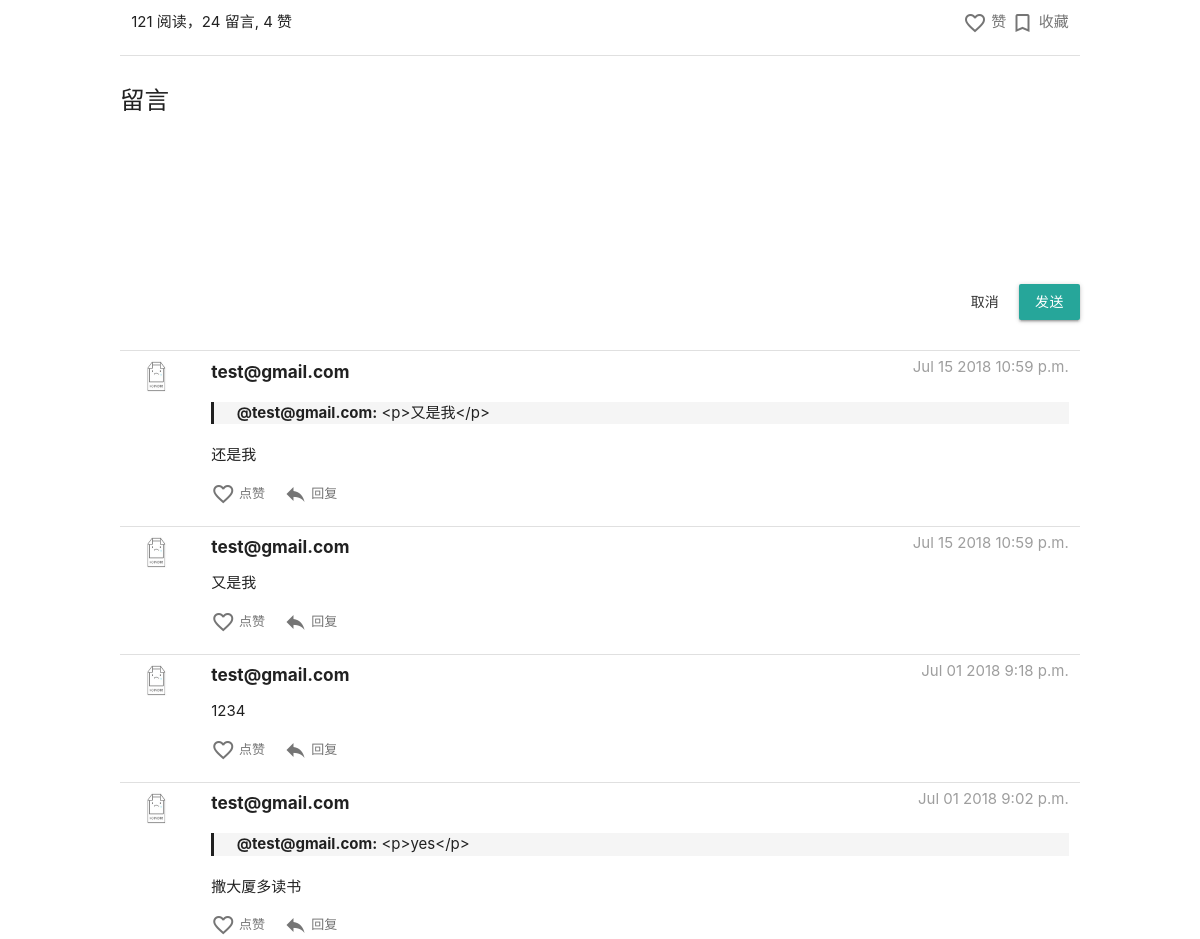
Before: /articles/san-da-li-you-jie-shi-yin-xing-gu-de-chun-tian-ke-neng-lai-liao/ (middle part) with the older database file.
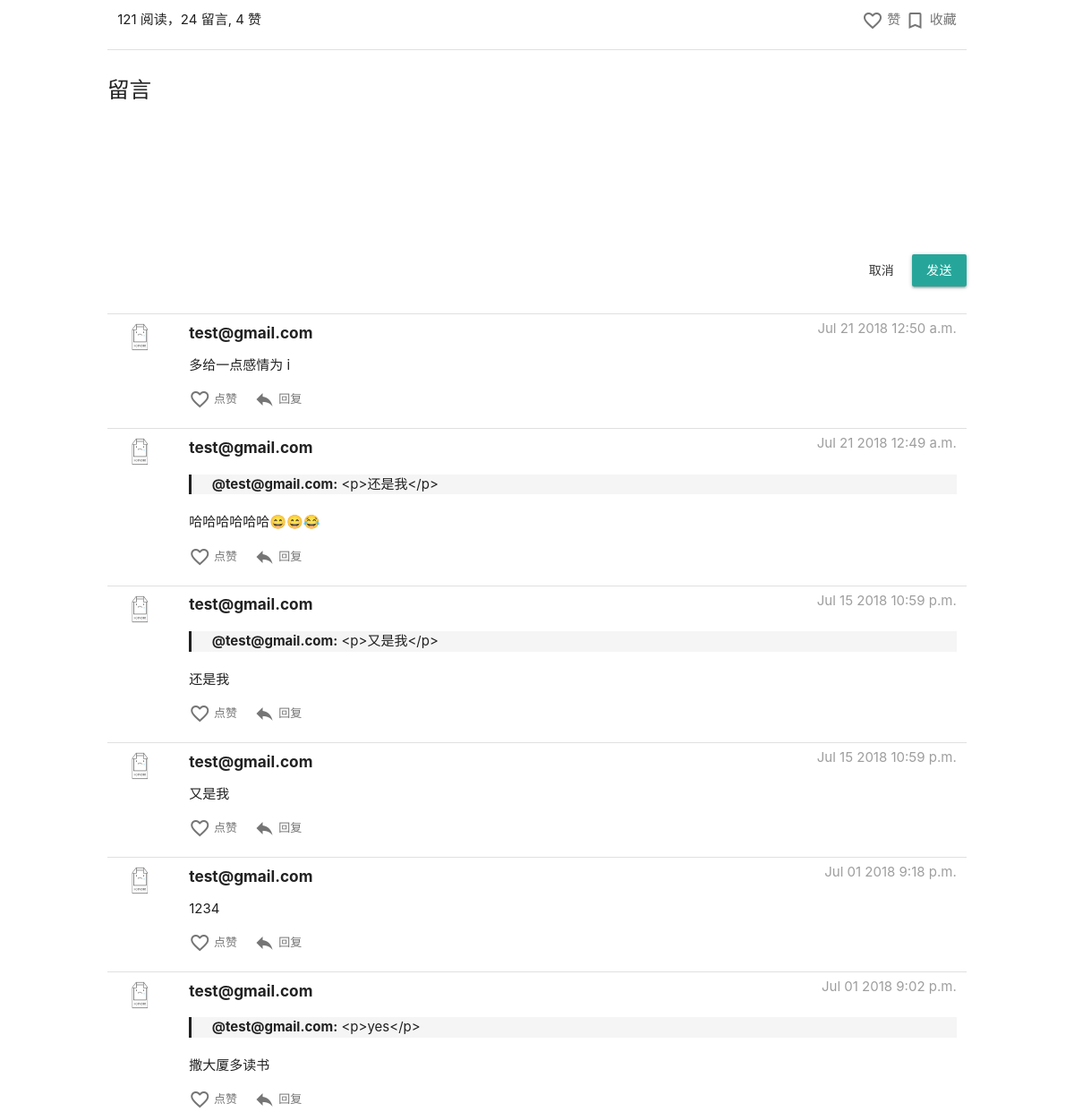
After: the same page with the newer database file.
### article/models.py (models this page shows, shortened)
class Comments(models.Model):
    profile = models.ForeignKey(BaseProfile, on_delete=models.CASCADE)
    article = models.ForeignKey(Article, on_delete=models.CASCADE)
    comment = models.TextField()
    parent_comment = models.ForeignKey('Comments', on_delete=models.SET_NULL, null=True, blank=True)
    comment_time = models.DateTimeField('time last modified', auto_now=True)
    liked = models.IntegerField(default=0)
    is_removed = models.BooleanField(default=False)

class BaseProfile(AbstractUser):
    mobile = models.CharField(max_length=30, blank=True)
    location = models.CharField(max_length=100, blank=True)
    headshot = models.ImageField(upload_to=get_user_profile_path, blank=True)
    time_registered = models.DateTimeField(auto_now_add=True)

### article/views/article_detail.py (the view)
# urls.py: path('articles/<slug:slug>/', ArticleDetailView.as_view(), name='article-detail'),
class ArticleDetailView(DetailView):
    model = Article
    template_name = 'article.html'
    def get_context_data(self, **kwargs):
        context = super().get_context_data(**kwargs)
        article = self.get_object()
        comments = article.comments_set.all().order_by('-comment_time')
        context['comments'] = comments
        return context

### templates/article.html (shortened to what this page needs)
{% extends 'base.html' %}
{% load static %}
{% block page_css %}
    <link href="https://cdn.quilljs.com/1.3.6/quill.snow.css" rel="stylesheet">
    <link href="https://cdn.quilljs.com/1.3.6/quill.bubble.css" rel="stylesheet">
    <link href="//netdna.bootstrapcdn.com/font-awesome/4.1.0/css/font-awesome.min.css" rel="stylesheet">
    <link href="{% static 'assets/css/article_detail.css' %}" rel="stylesheet">
{% endblock %}
{% block page_content %}
    <div class="container">
        <div class="row">
            <div class="col s6">
                <span> 121 阅读，24 留言, 4 赞 </span>
            </div>
            <div class="col s3 offset-s3 right-align">
                <a class="waves-effect waves-light grey-text text-darken-1"><i
                        class="material-icons like">favorite_border</i> 赞 </a>
                <a class="waves-effect waves-light grey-text text-darken-1"><i class="material-icons bookmark">bookmark_border</i>
                    收藏 </a>
            </div>
        </div>
        <div class="divider"></div>
        <div class="section">
            <h5>留言</h5>
            <div id="quill_editor" style="height: 150px; margin-bottom: 10px;"></div>
            <div class="right-align">
                <a class="waves-effect waves-teal btn-flat">取消</a>
                <button class="btn waves-effect waves-light comment_submit" type="submit" id="comment_submit">发送
                </button>
            </div>
        </div>
        {% include 'comments.html' %}
    </div>
{% endblock %}

### templates/base.html (shortened to what this page needs)
{% load static %}
<!DOCTYPE html>
<html lang="zh-cmn-Hans">
<head>
    <link rel="stylesheet" href="https://cdnjs.cloudflare.com/ajax/libs/materialize/1.0.0-beta/css/materialize.min.css">
    {% block page_css %}
    {% endblock %}
</head>
<body>
{% block page_content %}
{% endblock %}
</body>
</html>

### templates/comments.html
{% load static %}
{% load el_pagination_tags %}
<div class="section" id="comments">
    {% for comment in comments %}
        <div class="divider"></div>
        <div class="row comment" id="comment{{ comment.pk }}">
            <div class="col s1 m1">
                <img src="{% static 'assets/img/img_placeholder.jpg' %}" alt=""
                     class="circle responsive-img"
                     style="height: 50px; width: 50px;">
            </div>
            <div class="col s11 m11">
                <span class="grey-text"
                      style="float: right; margin-top: 5px;">{{ comment.comment_time|date:"M d Y P" }}</span>
                <h6 style="font-weight: bold;">{{ comment.profile.username }}</h6>
                {% if comment.parent_comment %}
                    <div class="grey lighten-4 parent_comment">
                        <span style="font-weight: bold;">@{{ comment.parent_comment.profile.username }}:</span> {{ comment.parent_comment.comment }}
                    </div>
                {% endif %}
                {{ comment.comment | safe }}
                <div style="font-size: small;">
                    <a class="waves-effect waves-light grey-text text-darken-1"><i class="material-icons comment_like">favorite_border</i>
                        点赞 </a>
                    <a class="waves-effect waves-light grey-text text-darken-1 reply" name="reply"
                       style="margin-left: 1rem;"><i
                            class="material-icons">reply</i> 回复 </a>
                </div>
            </div>
        </div>
    {% endfor %}
</div>

### static/assets/css/article_detail.css (style rules this page uses)
@media only screen and (min-width: 993px) { .container { width: 80%; } }
#quill_editor { height: auto; min-height: 100%; }
.material-icons { vertical-align: middle; display: inline-flex; }
div.parent_comment { margin: 20px 0; padding-left: 1.5rem; border-left: 3px solid; }

Changed rows visible on the page:
added Comments: comment_time "Jul 21 2018 12:50 a.m.", profile.username "test@gmail.com", comment "多给一点感情为 i"
added Comments: comment_time "Jul 21 2018 12:49 a.m.", profile.username "test@gmail.com", parent_comment.profile.username "test@gmail.com", parent_comment.comment "<p>还是我</p>", comment "哈哈哈哈哈哈😄😄😂"
